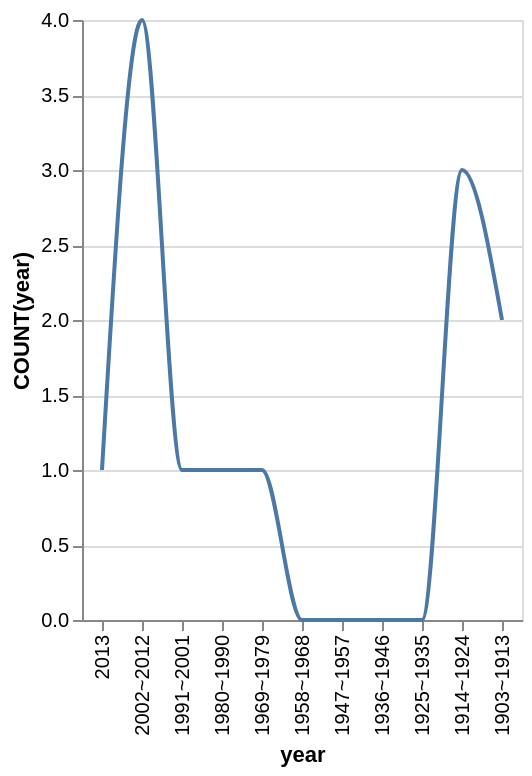

Here is the Vega-Lite specification saved for this chart:
### Vega-Lite specification from a JSON file in a GitHub repository (floating-point values rounded to 4 significant figures)
{"data": {"values": [{"x_data": "1903~1913", "y_data": 2}, {"x_data": "1914~1924", "y_data": 3}, {"x_data": "1925~1935", "y_data": 0}, {"x_data": "1936~1946", "y_data": 0}, {"x_data": "1947~1957", "y_data": 0}, {"x_data": "1958~1968", "y_data": 0}, {"x_data": "1969~1979", "y_data": 1}, {"x_data": "1980~1990", "y_data": 1}, {"x_data": "1991~2001", "y_data": 1}, {"x_data": "2002~2012", "y_data": 4}, {"x_data": "2013", "y_data": 1}]}, "mark": {"type": "line", "interpolate": "monotone"}, "encoding": {"x": {"field": "x_data", "type": "nominal", "title": "year", "sort": "descending"}, "y": {"field": "y_data", "type": "quantitative", "title": "COUNT(year)"}}}
